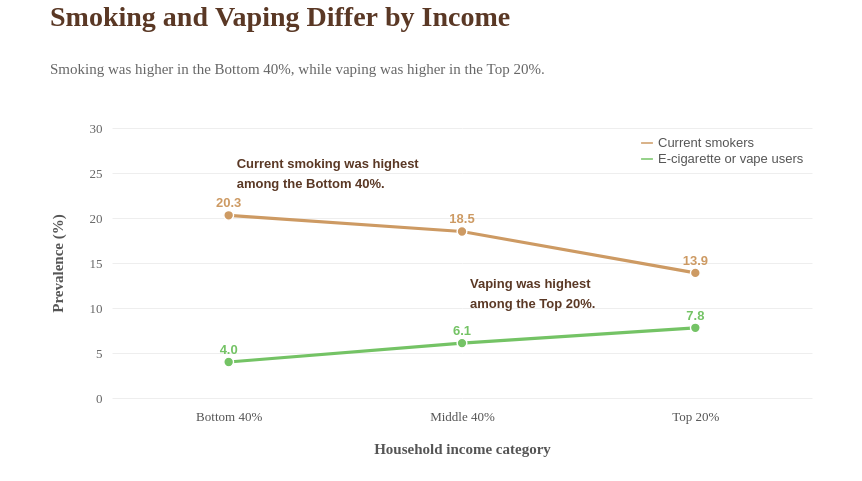

This figure's Vega-Lite source:
### Vega-Lite specification from a JSON file in a GitHub repository (floating-point values rounded to 4 significant figures)
{"$schema": "https://vega.github.io/schema/vega-lite/v5.json", "padding": {"left": 50, "right": 50, "top": 4, "bottom": 25}, "title": {"text": "Smoking and Vaping Differ by Income", "subtitle": "Smoking was higher in the Bottom 40%, while vaping was higher in the Top 20%.", "font": "Crimson Text", "fontSize": 28, "fontWeight": 700, "color": "#5a3825", "subtitleFont": "Source Sans Pro", "subtitleFontSize": 15, "subtitleFontWeight": 400, "subtitleColor": "#666666", "subtitlePadding": 30, "anchor": "start", "offset": 45}, "width": 700, "height": 270, "data": {"values": [{"Income_Group": "Bottom 40%", "Measure": "Current smokers", "Prevalence": 20.3}, {"Income_Group": "Middle 40%", "Measure": "Current smokers", "Prevalence": 18.5}, {"Income_Group": "Top 20%", "Measure": "Current smokers", "Prevalence": 13.9}, {"Income_Group": "Bottom 40%", "Measure": "E-cigarette or vape users", "Prevalence": 4.0}, {"Income_Group": "Middle 40%", "Measure": "E-cigarette or vape users", "Prevalence": 6.1}, {"Income_Group": "Top 20%", "Measure": "E-cigarette or vape users", "Prevalence": 7.8}]}, "layer": [{"mark": {"type": "line", "strokeWidth": 3.2, "point": {"filled": true, "size": 95, "stroke": "#ffffff", "strokeWidth": 1.4}}, "encoding": {"x": {"field": "Income_Group", "type": "ordinal", "title": "Household income category", "sort": ["Bottom 40%", "Middle 40%", "Top 20%"], "axis": {"titleFont": "Source Sans Pro", "titleFontSize": 15, "titleFontWeight": 700, "titleColor": "#555555", "titlePadding": 18, "labelFont": "Source Sans Pro", "labelFontSize": 13, "labelColor": "#555555", "labelAngle": 0, "labelPadding": 12, "domain": false, "ticks": false}}, "y": {"field": "Prevalence", "type": "quantitative", "title": "Prevalence (%)", "scale": {"domain": [0, 30], "nice": false}, "axis": {"values": [0, 5, 10, 15, 20, 25, 30], "titleFont": "Source Sans Pro", "titleFontSize": 15, "titleFontWeight": 700, "titleColor": "#555555", "titlePadding": 24, "labelFont": "Source Sans Pro", "labelFontSize": 13, "labelColor": "#666666", "grid": true, "gridColor": "#eeeeee", "domain": false, "ticks": false, "labelPadding": 10}}, "color": {"field": "Measure", "type": "nominal", "scale": {"domain": ["Current smokers", "E-cigarette or vape users"], "range": ["#CD9A63", "#74C365"]}, "legend": {"title": null, "orient": "top-right", "labelFont": "Arial", "labelFontSize": 13, "labelColor": "#555555", "symbolType": "stroke", "symbolSize": 140, "offset": 8}}, "tooltip": [{"field": "Income_Group", "type": "ordinal", "title": "Income group"}, {"field": "Measure", "type": "nominal", "title": "Measure"}, {"field": "Prevalence", "type": "quantitative", "title": "Prevalence (%)", "format": ".1f"}]}}, {"mark": {"type": "text", "font": "Arial", "fontSize": 13, "fontWeight": 700, "dy": -12}, "encoding": {"x": {"field": "Income_Group", "type": "ordinal", "sort": ["Bottom 40%", "Middle 40%", "Top 20%"]}, "y": {"field": "Prevalence", "type": "quantitative", "scale": {"domain": [0, 25], "nice": false}}, "text": {"field": "Prevalence", "type": "quantitative", "format": ".1f"}, "color": {"field": "Measure", "type": "nominal", "scale": {"domain": ["Current smokers", "E-cigarette or vape users"], "range": ["#D66C83", "#0B6623"]}, "legend": null}}}, {"data": {"values": [{"Income_Group": "Bottom 40%", "Prevalence": 26.0, "Text": "Current smoking was highest \namong the Bottom 40%."}]}, "mark": {"type": "text", "font": "Arial", "fontSize": 13, "fontWeight": 700, "color": "#5a3825", "align": "left", "baseline": "middle", "dx": 8, "lineBreak": "\n", "lineHeight": 20, "limit": 360}, "encoding": {"x": {"field": "Income_Group", "type": "ordinal", "sort": ["Bottom 40%", "Middle 40%", "Top 20%"]}, "y": {"field": "Prevalence", "type": "quantitative", "scale": {"domain": [0, 25], "nice": false}}, "text": {"field": "Text"}}}, {"data": {"values": [{"Income_Group": "Middle 40%", "Prevalence": 12.7, "Text": "Vaping was highest \namong the Top 20%."}]}, "mark": {"type": "text", "font": "Arial", "fontSize": 13, "fontWeight": 700, "color": "#5a3825", "align": "left", "baseline": "middle", "dx": 8, "lineBreak": "\n", "lineHeight": 20, "limit": 320}, "encoding": {"x": {"field": "Income_Group", "type": "ordinal", "sort": ["Bottom 40%", "Middle 40%", "Top 20%"]}, "y": {"field": "Prevalence", "type": "quantitative", "scale": {"domain": [0, 25], "nice": false}}, "text": {"field": "Text"}}}], "config": {"background": "#ffffff", "view": {"stroke": null}, "axis": {"labelFont": "Source Sans Pro", "titleFont": "Source Sans Pro"}, "legend": {"labelFont": "Source Sans Pro", "titleFont": "Source Sans Pro"}}}
